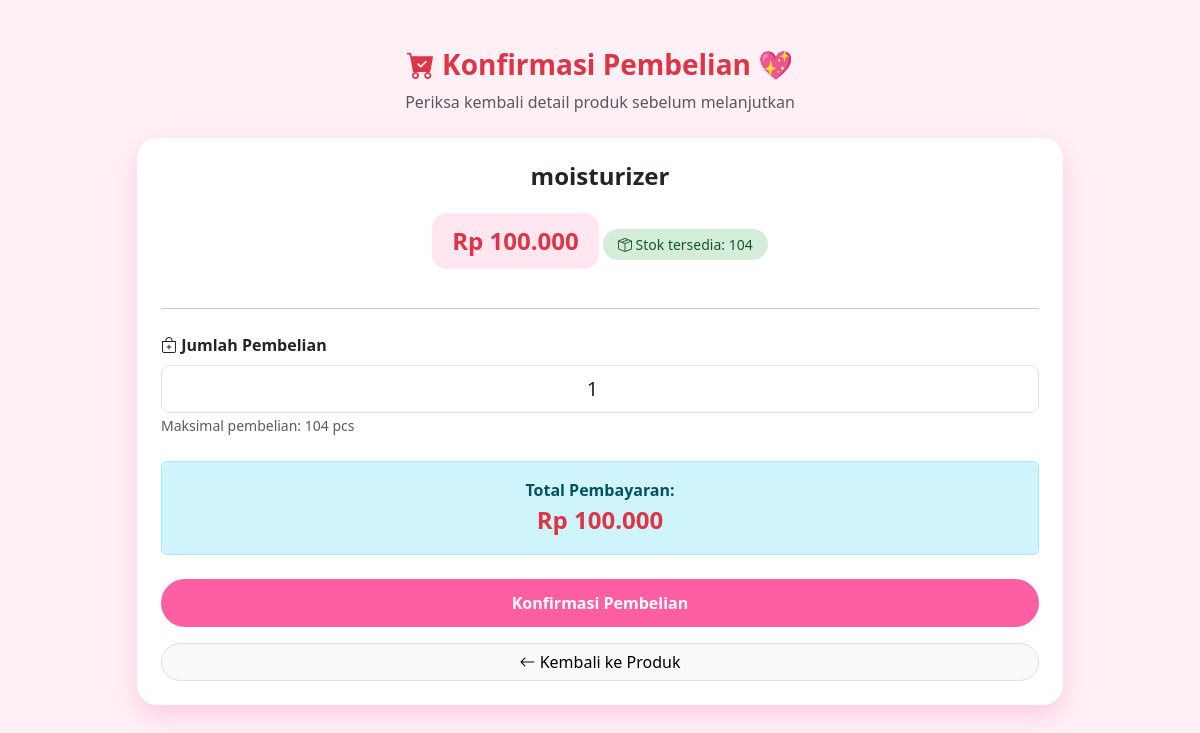
Page /user_cos/beli.php?id_produk=P2 (signed in) on the committed database.
### tables this page shows
CREATE TABLE `produk` (
  `id_produk` varchar(10) NOT NULL,
  `nama_produk` varchar(100) DEFAULT NULL,
  `harga` int(11) DEFAULT NULL,
  `stok` int(11) DEFAULT NULL,
  `id_kategori` varchar(10) NOT NULL,
  `id_supplier` varchar(10) NOT NULL,
  `foto` varchar(100) DEFAULT NULL
);

### user_cos/beli.php (the view, shortened to what this page needs)
<?php
include "../koneksi.php";
$id_produk = $_GET['id_produk'] ?? null;
$id_produk = mysqli_real_escape_string($koneksi, $id_produk);
$q = mysqli_query($koneksi, "SELECT * FROM produk WHERE id_produk='$id_produk'");
$p = mysqli_fetch_assoc($q);
?>
<!doctype html>
<html lang="id">
<head>
<link href="https://cdn.jsdelivr.net/npm/bootstrap@5.3.2/dist/css/bootstrap.min.css" rel="stylesheet">
<link href="https://cdn.jsdelivr.net/npm/bootstrap-icons@1.11.1/font/bootstrap-icons.min.css" rel="stylesheet">
</head>
<body>
<div class="container mt-5 mb-5">
  <div class="text-center mb-4">
    <h3 class="fw-bold text-danger">
      <i class="bi bi-cart-check-fill"></i> Konfirmasi Pembelian 💖
    </h3>
    <p class="text-muted">Periksa kembali detail produk sebelum melanjutkan</p>
  </div>
  <div class="row justify-content-center">
    <div class="col-md-3 col-lg-10">
      <div class="card p-4">
        <h4 class="fw-semibold text-center mb-2">
          <?= htmlspecialchars($p['nama_produk']); ?>
        </h4>
        <div class="text-center">
          <div class="price-tag">
            <span class="text-danger fw-bold fs-4">
              Rp <?= number_format($p['harga'],0,',','.'); ?>
            </span>
          </div>
          <div class="stock-badge">
            <i class="bi bi-box-seam"></i> Stok tersedia: <satrong><?= $p['stok']; ?></strong>
          </div>
        </div>
        <hr class="my-4">
        <form action="proses_beli.php" method="post" id="formBeli" onsubmit="return validateForm()">
          <div class="mb-4">
            <label class="form-label fw-semibold">
              <i class="bi bi-bag-plus"></i> Jumlah Pembelian
            </label>
            <input type="number"
                   name="jumlah"
                   id="jumlah"
                   class="form-control form-control-lg text-center"
                   min="1"
                   max="<?= $p['stok']; ?>"
                   value="1"
                   required
                   oninput="hitungTotal()">
            <small class="text-muted">Maksimal pembelian: <?= $p['stok']; ?> pcs</small>
          </div>
          <div class="alert alert-info text-center mb-4" id="totalHarga">
            <strong>Total Pembayaran:</strong><br>
            <span class="fs-4 text-danger fw-bold" id="totalNominal">
            </span>
          </div>
          <button type="submit" class="btn btn-pink w-100 mb-3">
            <i class="bi bi-cart-heart-fill"></i> Konfirmasi Pembelian
          </button>
          <a href="produk.php" class="btn btn-light w-100 rounded-pill border">
            <i class="bi bi-arrow-left"></i> Kembali ke Produk
          </a>
        </form>
      </div>
    </div>
  </div>
</div>
</body>
</html>

### user_cos/beli.php (style rules this page uses)
body { background:#fff0f6; font-family:'Segoe UI',sans-serif; min-height:100vh; }
.card { border:none; border-radius:20px; box-shadow:0 10px 25px rgba(255,95,162,.25); background:#fff; }
.btn-pink { background:#ff5fa2; color:#fff; border-radius:25px; padding:12px 25px; font-weight:600; border:none; transition:all 0.3s ease; }
.stock-badge { background:#d4edda; color:#155724; padding:5px 15px; border-radius:20px; font-size:14px; display:inline-block; margin-top:10px; }
.price-tag { background:#ffe6f0; padding:10px 20px; border-radius:15px; display:inline-block; margin:15px 0; }

### rows in the picture
produk: nama_produk "moisturizer", harga "100.000", stok "104"
